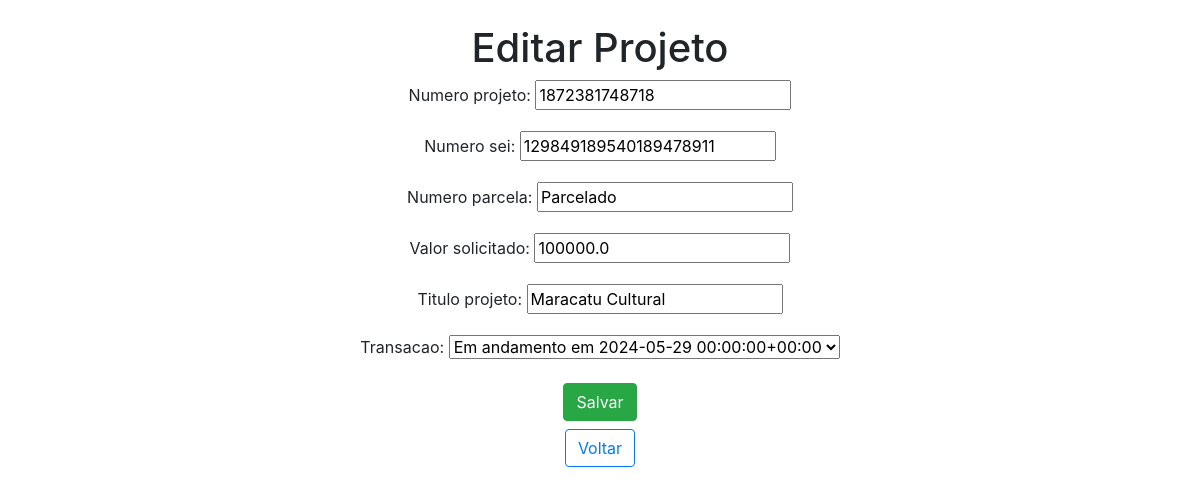
/edit_projeto/4/ (signed in), run on the app's committed database.
### app/models.py (models this page shows, shortened)
class Projeto(models.Model):
    numero_projeto = models.CharField(max_length=30)
    numero_sei = models.CharField(max_length=21)
    numero_parcela = models.CharField(max_length=20)
    valor_solicitado = models.FloatField()
    titulo_projeto = models.CharField(max_length=100)
    status_transacao = models.CharField(max_length=100)
    transacao = models.ForeignKey(Transacao, on_delete=models.CASCADE)

### app/views.py (the view)
# urls.py: path("edit_projeto/<int:projeto_id>/", edit_projeto, name="edit_projeto"),
@login_required
def edit_projeto(request, projeto_id):
    projeto = get_object_or_404(Projeto, pk=projeto_id)
    if request.method == 'POST':
        form = ProjetoForm(request.POST, instance=projeto)
        if form.is_valid():
            form.save()
            return redirect('projeto_html')
    else:
        form = ProjetoForm(instance=projeto)
    return render(request, 'edit_projeto.html', {'form': form})

### app/forms.py
class ProjetoForm(forms.ModelForm):
    class Meta:
        model = Projeto
        fields = [
            "numero_projeto",
            "numero_sei",
            "numero_parcela",
            "valor_solicitado",
            "titulo_projeto",
            "transacao",
        ]

### app/models.py (called while the page is built)
    def __str__(self):
        return f"{self.status_transacao} em {self.data_transacao}"

### app/templates/edit_projeto.html (shortened to what this page needs)
<!DOCTYPE html>
<html lang="en">
<head>
    <link rel="stylesheet" href="https://stackpath.bootstrapcdn.com/bootstrap/4.1.3/css/bootstrap.min.css">
</head>
<body>
  <div class="col-8 m-auto pt-4 pb-2 text-center">
        <h1>Editar Projeto</h1>
        <form method="post">
            {{ form.as_p }}
            <button type="submit" class="btn btn-success">Salvar</button>
        </form>
        <a href="{% url 'projeto_html' %}" class="btn btn-outline-primary mt-2">
             Voltar
        </a>
  </div>
</body>
</html>

### data on the page
Projeto: numero_projeto "1872381748718", numero_sei "129849189540189478911", numero_parcela "Parcelado", valor_solicitado "100000.0", titulo_projeto "Maracatu Cultural", transacao "Em andamento em 2024-05-29 00:00:00+00:00"
